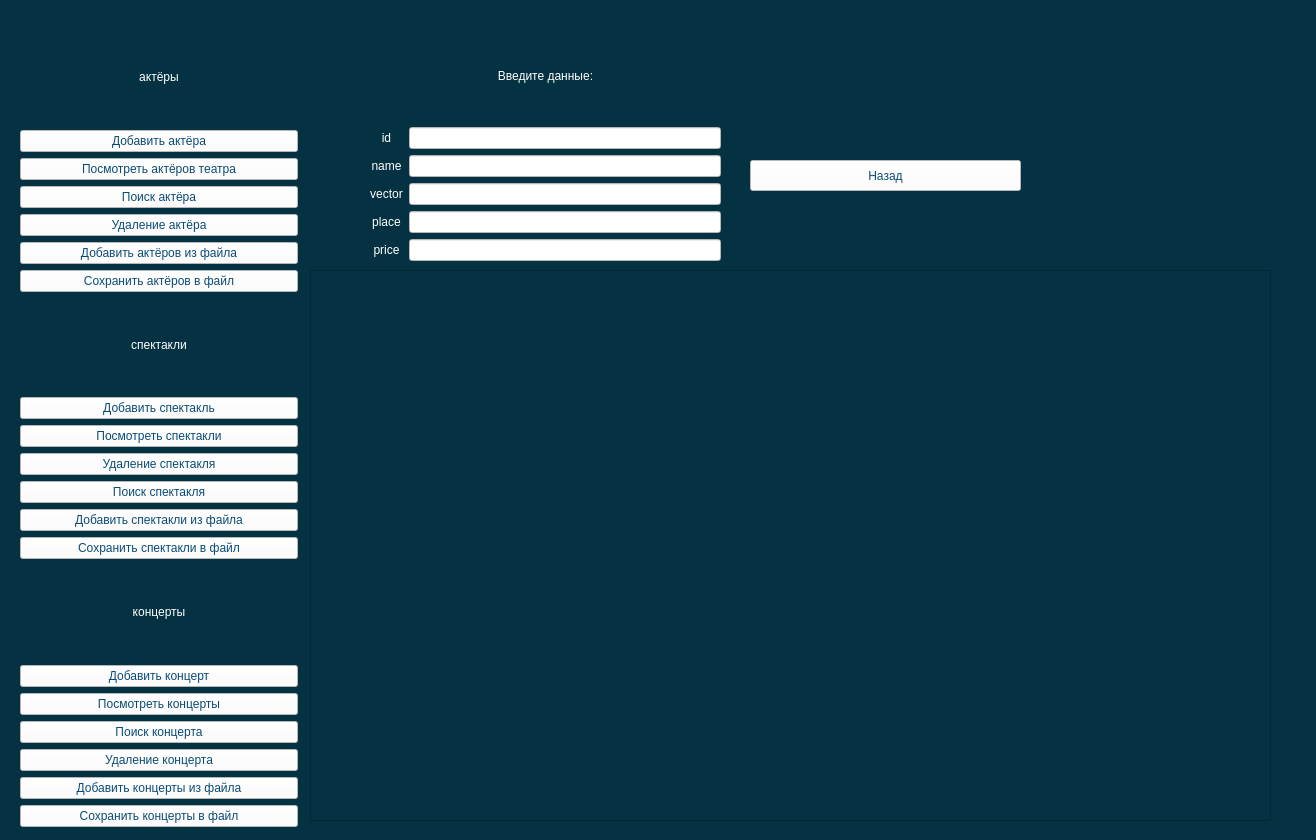
<?xml version="1.0" encoding="UTF-8"?>
<ui version="4.0">
 <class>admin</class>
 <widget class="QWidget" name="admin">
  <property name="geometry">
   <rect>
    <x>0</x>
    <y>0</y>
    <width>1316</width>
    <height>840</height>
   </rect>
  </property>
  <property name="windowTitle">
   <string>Form</string>
  </property>
  <property name="layoutDirection">
   <enum>Qt::LeftToRight</enum>
  </property>
  <property name="styleSheet">
   <string notr="true">background-color: rgb(4, 50, 67);</string>
  </property>
  <widget class="QPushButton" name="pushButton_2">
   <property name="geometry">
    <rect>
     <x>750</x>
     <y>160</y>
     <width>271</width>
     <height>31</height>
    </rect>
   </property>
   <property name="styleSheet">
    <string notr="true">background-color:white;
font: 14pt &quot;Lucida Calligraphy&quot;;
color:rgb(10, 75, 118);</string>
   </property>
   <property name="text">
    <string>Назад</string>
   </property>
  </widget>
  <widget class="QTextEdit" name="textEdit">
   <property name="geometry">
    <rect>
     <x>310</x>
     <y>270</y>
     <width>961</width>
     <height>551</height>
    </rect>
   </property>
   <property name="styleSheet">
    <string notr="true">background-color: rgb(4, 50, 67);
font: 14pt &quot;Lucida Calligraphy&quot;;
color:white;</string>
   </property>
  </widget>
  <widget class="QWidget" name="layoutWidget">
   <property name="geometry">
    <rect>
     <x>20</x>
     <y>30</y>
     <width>278</width>
     <height>797</height>
    </rect>
   </property>
   <layout class="QVBoxLayout" name="verticalLayout_4">
    <item>
     <layout class="QVBoxLayout" name="verticalLayout">
      <item>
       <widget class="QLabel" name="label_7">
        <property name="styleSheet">
         <string notr="true">font: 14pt &quot;Lucida Calligraphy&quot;;
color:white;</string>
        </property>
        <property name="text">
         <string>актёры</string>
        </property>
        <property name="alignment">
         <set>Qt::AlignCenter</set>
        </property>
       </widget>
      </item>
      <item>
       <widget class="QPushButton" name="pushButton_3">
        <property name="styleSheet">
         <string notr="true">background-color:white;
font: 14pt &quot;Lucida Calligraphy&quot;;
color:rgb(10, 75, 118);</string>
        </property>
        <property name="text">
         <string>Добавить актёра</string>
        </property>
       </widget>
      </item>
      <item>
       <widget class="QPushButton" name="pushButton_4">
        <property name="styleSheet">
         <string notr="true">background-color:white;
font: 14pt &quot;Lucida Calligraphy&quot;;
color:rgb(10, 75, 118);</string>
        </property>
        <property name="text">
         <string>Посмотреть актёров театра</string>
        </property>
       </widget>
      </item>
      <item>
       <widget class="QPushButton" name="pushButton_5">
        <property name="styleSheet">
         <string notr="true">background-color:white;
font: 14pt &quot;Lucida Calligraphy&quot;;
color:rgb(10, 75, 118);</string>
        </property>
        <property name="text">
         <string>Поиск актёра</string>
        </property>
       </widget>
      </item>
      <item>
       <widget class="QPushButton" name="pushButton_6">
        <property name="styleSheet">
         <string notr="true">background-color:white;
font: 14pt &quot;Lucida Calligraphy&quot;;
color:rgb(10, 75, 118);</string>
        </property>
        <property name="text">
         <string>Удаление актёра</string>
        </property>
       </widget>
      </item>
      <item>
       <widget class="QPushButton" name="pushButton_15">
        <property name="styleSheet">
         <string notr="true">background-color:white;
font: 14pt &quot;Lucida Calligraphy&quot;;
color:rgb(10, 75, 118);</string>
        </property>
        <property name="text">
         <string>Добавить актёров из файла</string>
        </property>
       </widget>
      </item>
      <item>
       <widget class="QPushButton" name="pushButton_18">
        <property name="styleSheet">
         <string notr="true">background-color:white;
font: 14pt &quot;Lucida Calligraphy&quot;;
color:rgb(10, 75, 118);</string>
        </property>
        <property name="text">
         <string>Сохранить актёров в файл</string>
        </property>
       </widget>
      </item>
      <item>
       <widget class="QLabel" name="label_8">
        <property name="styleSheet">
         <string notr="true">font: 14pt &quot;Lucida Calligraphy&quot;;
color:white;</string>
        </property>
        <property name="text">
         <string>спектакли</string>
        </property>
        <property name="alignment">
         <set>Qt::AlignCenter</set>
        </property>
       </widget>
      </item>
      <item>
       <widget class="QPushButton" name="pushButton_7">
        <property name="styleSheet">
         <string notr="true">background-color:white;
font: 14pt &quot;Lucida Calligraphy&quot;;
color:rgb(10, 75, 118);</string>
        </property>
        <property name="text">
         <string>Добавить спектакль</string>
        </property>
       </widget>
      </item>
      <item>
       <widget class="QPushButton" name="pushButton_8">
        <property name="styleSheet">
         <string notr="true">background-color:white;
font: 14pt &quot;Lucida Calligraphy&quot;;
color:rgb(10, 75, 118);</string>
        </property>
        <property name="text">
         <string>Посмотреть спектакли</string>
        </property>
       </widget>
      </item>
      <item>
       <widget class="QPushButton" name="pushButton_9">
        <property name="styleSheet">
         <string notr="true">background-color:white;
font: 14pt &quot;Lucida Calligraphy&quot;;
color:rgb(10, 75, 118);</string>
        </property>
        <property name="text">
         <string>Удаление спектакля</string>
        </property>
       </widget>
      </item>
      <item>
       <widget class="QPushButton" name="pushButton_10">
        <property name="styleSheet">
         <string notr="true">background-color:white;
font: 14pt &quot;Lucida Calligraphy&quot;;
color:rgb(10, 75, 118);</string>
        </property>
        <property name="text">
         <string>Поиск спектакля</string>
        </property>
       </widget>
      </item>
      <item>
       <widget class="QPushButton" name="pushButton_16">
        <property name="styleSheet">
         <string notr="true">background-color:white;
font: 14pt &quot;Lucida Calligraphy&quot;;
color:rgb(10, 75, 118);</string>
        </property>
        <property name="text">
         <string>Добавить спектакли из файла</string>
        </property>
       </widget>
      </item>
      <item>
       <widget class="QPushButton" name="pushButton_19">
        <property name="styleSheet">
         <string notr="true">background-color:white;
font: 14pt &quot;Lucida Calligraphy&quot;;
color:rgb(10, 75, 118);</string>
        </property>
        <property name="text">
         <string>Сохранить спектакли в файл</string>
        </property>
       </widget>
      </item>
      <item>
       <widget class="QLabel" name="label_9">
        <property name="styleSheet">
         <string notr="true">font: 14pt &quot;Lucida Calligraphy&quot;;
color:white;</string>
        </property>
        <property name="text">
         <string>концерты</string>
        </property>
        <property name="alignment">
         <set>Qt::AlignCenter</set>
        </property>
       </widget>
      </item>
      <item>
       <widget class="QPushButton" name="pushButton_11">
        <property name="styleSheet">
         <string notr="true">background-color:white;
font: 14pt &quot;Lucida Calligraphy&quot;;
color:rgb(10, 75, 118);</string>
        </property>
        <property name="text">
         <string>Добавить концерт</string>
        </property>
       </widget>
      </item>
      <item>
       <widget class="QPushButton" name="pushButton_12">
        <property name="styleSheet">
         <string notr="true">background-color:white;
font: 14pt &quot;Lucida Calligraphy&quot;;
color:rgb(10, 75, 118);</string>
        </property>
        <property name="text">
         <string>Посмотреть концерты</string>
        </property>
       </widget>
      </item>
      <item>
       <widget class="QPushButton" name="pushButton_13">
        <property name="styleSheet">
         <string notr="true">background-color:white;
font: 14pt &quot;Lucida Calligraphy&quot;;
color:rgb(10, 75, 118);</string>
        </property>
        <property name="text">
         <string>Поиск концерта</string>
        </property>
       </widget>
      </item>
      <item>
       <widget class="QPushButton" name="pushButton_14">
        <property name="styleSheet">
         <string notr="true">background-color:white;
font: 14pt &quot;Lucida Calligraphy&quot;;
color:rgb(10, 75, 118);</string>
        </property>
        <property name="text">
         <string>Удаление концерта</string>
        </property>
       </widget>
      </item>
     </layout>
    </item>
    <item>
     <layout class="QVBoxLayout" name="verticalLayout_2">
      <item>
       <widget class="QPushButton" name="pushButton_17">
        <property name="styleSheet">
         <string notr="true">background-color:white;
font: 14pt &quot;Lucida Calligraphy&quot;;
color:rgb(10, 75, 118);</string>
        </property>
        <property name="text">
         <string>Добавить концерты из файла</string>
        </property>
       </widget>
      </item>
     </layout>
    </item>
    <item>
     <layout class="QVBoxLayout" name="verticalLayout_3">
      <item>
       <widget class="QPushButton" name="pushButton_20">
        <property name="styleSheet">
         <string notr="true">background-color:white;
font: 14pt &quot;Lucida Calligraphy&quot;;
color:rgb(10, 75, 118);</string>
        </property>
        <property name="text">
         <string>Сохранить концерты в файл</string>
        </property>
       </widget>
      </item>
     </layout>
    </item>
   </layout>
  </widget>
  <widget class="QWidget" name="">
   <property name="geometry">
    <rect>
     <x>370</x>
     <y>30</y>
     <width>351</width>
     <height>231</height>
    </rect>
   </property>
   <layout class="QVBoxLayout" name="verticalLayout_7">
    <item>
     <widget class="QLabel" name="label_10">
      <property name="styleSheet">
       <string notr="true">font: 14pt &quot;Lucida Calligraphy&quot;;
color:white;</string>
      </property>
      <property name="text">
       <string>Введите данные:</string>
      </property>
      <property name="alignment">
       <set>Qt::AlignCenter</set>
      </property>
     </widget>
    </item>
    <item>
     <layout class="QHBoxLayout" name="horizontalLayout">
      <item>
       <layout class="QVBoxLayout" name="verticalLayout_5">
        <item>
         <widget class="QLabel" name="label_2">
          <property name="styleSheet">
           <string notr="true">font: 14pt &quot;Lucida Calligraphy&quot;;
color:white;</string>
          </property>
          <property name="text">
           <string>id</string>
          </property>
          <property name="alignment">
           <set>Qt::AlignCenter</set>
          </property>
         </widget>
        </item>
        <item>
         <widget class="QLabel" name="label_3">
          <property name="styleSheet">
           <string notr="true">font: 14pt &quot;Lucida Calligraphy&quot;;
color:white;</string>
          </property>
          <property name="text">
           <string>name</string>
          </property>
          <property name="alignment">
           <set>Qt::AlignCenter</set>
          </property>
         </widget>
        </item>
        <item>
         <widget class="QLabel" name="label_4">
          <property name="styleSheet">
           <string notr="true">font: 14pt &quot;Lucida Calligraphy&quot;;
color:white;</string>
          </property>
          <property name="text">
           <string>vector</string>
          </property>
          <property name="alignment">
           <set>Qt::AlignCenter</set>
          </property>
         </widget>
        </item>
        <item>
         <widget class="QLabel" name="label_5">
          <property name="styleSheet">
           <string notr="true">font: 14pt &quot;Lucida Calligraphy&quot;;
color:white;</string>
          </property>
          <property name="text">
           <string>place</string>
          </property>
          <property name="alignment">
           <set>Qt::AlignCenter</set>
          </property>
         </widget>
        </item>
        <item>
         <widget class="QLabel" name="label_6">
          <property name="styleSheet">
           <string notr="true">font: 14pt &quot;Lucida Calligraphy&quot;;
color:white;</string>
          </property>
          <property name="text">
           <string>price</string>
          </property>
          <property name="alignment">
           <set>Qt::AlignCenter</set>
          </property>
         </widget>
        </item>
       </layout>
      </item>
      <item>
       <layout class="QVBoxLayout" name="verticalLayout_6">
        <item>
         <widget class="QLineEdit" name="lineEdit">
          <property name="styleSheet">
           <string notr="true">background-color:white;
font: 14pt &quot;Lucida Calligraphy&quot;;
color:rgb(10, 75, 118);</string>
          </property>
         </widget>
        </item>
        <item>
         <widget class="QLineEdit" name="lineEdit_2">
          <property name="styleSheet">
           <string notr="true">background-color:white;
font: 14pt &quot;Lucida Calligraphy&quot;;
color:rgb(10, 75, 118);</string>
          </property>
         </widget>
        </item>
        <item>
         <widget class="QLineEdit" name="lineEdit_3">
          <property name="styleSheet">
           <string notr="true">background-color:white;
font: 14pt &quot;Lucida Calligraphy&quot;;
color:rgb(10, 75, 118);</string>
          </property>
         </widget>
        </item>
        <item>
         <widget class="QLineEdit" name="lineEdit_4">
          <property name="styleSheet">
           <string notr="true">background-color:white;
font: 14pt &quot;Lucida Calligraphy&quot;;
color:rgb(10, 75, 118);</string>
          </property>
         </widget>
        </item>
        <item>
         <widget class="QLineEdit" name="lineEdit_5">
          <property name="styleSheet">
           <string notr="true">background-color:white;
font: 14pt &quot;Lucida Calligraphy&quot;;
color:rgb(10, 75, 118);</string>
          </property>
         </widget>
        </item>
       </layout>
      </item>
     </layout>
    </item>
   </layout>
  </widget>
 </widget>
 <resources/>
 <connections/>
</ui>
